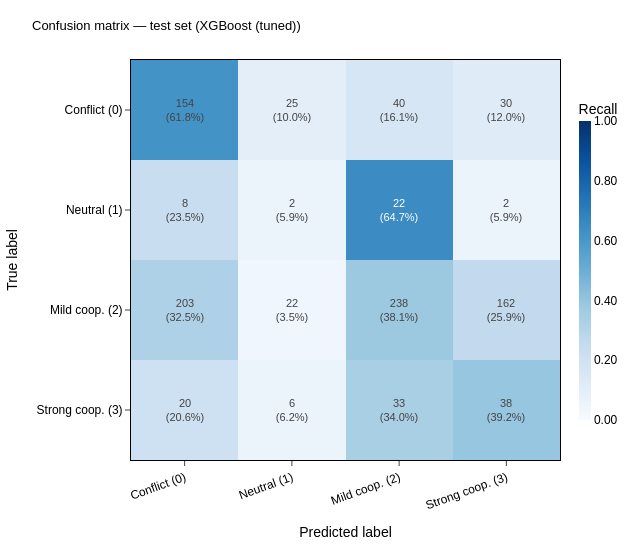

The notebook cell this image was saved under:
### Markdown cell above
## Cell 8 — Best model on held-out test set

### Code cell
# Determine best model by validation QWK
val_qwks = {name: v['val']['qwk'] for name, v in results.items()}
best_model_name = max(val_qwks, key=val_qwks.get)
print(f'Best model by validation QWK: {best_model_name}  (QWK = {val_qwks[best_model_name]:.4f})')

# ── Retrain best model on train + val combined ─────────────────────────────────
X_trainval = np.vstack([X_train, X_val])
y_trainval = np.concatenate([y_train, y_val])

if 'LightGBM' in best_model_name:
    best_model = lgb.LGBMClassifier(**best_lgbm_params)
    best_model.fit(X_trainval, y_trainval)
else:
    best_model = xgb.XGBClassifier(**best_xgb_params)
    sw_tv = compute_sample_weight('balanced', y_trainval)
    best_model.fit(X_trainval, y_trainval, sample_weight=sw_tv)

y_pred_test = best_model.predict(X_test)

# ── Test set metrics ───────────────────────────────────────────────────────────
test_metrics = compute_metrics(y_test, y_pred_test)

print(f'\n{"="*55}')
print(f'  FINAL TEST SET PERFORMANCE  ({best_model_name})')
print(f'{"="*55}')
print(f'  QWK:      {test_metrics["qwk"]:+.4f}')
print(f'  Macro-F1: {test_metrics["macro_f1"]:.4f}')
print(f'  Accuracy: {test_metrics["accuracy"]:.4f}')
print(f'  MAE:      {test_metrics["mae"]:.4f}')
print(f'{"="*55}')
print()

CLASS_NAMES = ['Conflict (0)', 'Neutral (1)', 'Mild coop. (2)', 'Strong coop. (3)']
print(classification_report(y_test, y_pred_test, target_names=CLASS_NAMES, digits=3))

# ── Confusion matrix (publication quality) ────────────────────────────────────
cm = confusion_matrix(y_test, y_pred_test)
cm_norm = cm.astype(float) / cm.sum(axis=1, keepdims=True)  # row-normalised

# Annotation text: count (percentage)
annotations = [
    [f'{cm[i, j]}<br>({100*cm_norm[i, j]:.1f}%)'
     for j in range(4)]
    for i in range(4)
]

fig_cm = go.Figure(go.Heatmap(
    z=cm_norm,
    x=CLASS_NAMES,
    y=CLASS_NAMES,
    text=annotations,
    texttemplate='%{text}',
    textfont=dict(size=11),
    colorscale='Blues',
    zmin=0, zmax=1,
    showscale=True,
    colorbar=dict(title='Recall', tickformat='.2f',
                  thickness=12, len=0.85),
))

fig_cm.update_layout(
    font=dict(family='Arial', size=12, color='black'),
    plot_bgcolor='white',
    paper_bgcolor='white',
    title=dict(
        text=f'Confusion matrix — test set ({best_model_name})',
        font=dict(size=13)
    ),
    xaxis=dict(
        title='Predicted label',
        linecolor='black', linewidth=1, mirror=True,
        tickangle=-20, showgrid=False, ticks='outside'
    ),
    yaxis=dict(
        title='True label',
        linecolor='black', linewidth=1, mirror=True,
        showgrid=False, ticks='outside', autorange='reversed'
    ),
    margin=dict(l=120, r=80, t=60, b=100),
    width=640, height=560,
)

fig_cm.show()
save_fig(fig_cm, 'fig02b_confusion_matrix_test')

### Figure 1 — Plotly figure (JSON) as saved in the notebook; plotly's stock layout.template omitted (floating-point values rounded to 4 significant figures)
{"data": [{"colorbar": {"len": 0.85, "thickness": 12, "tickformat": ".2f", "title": {"text": "Recall"}}, "colorscale": [[0.0, "rgb(247,251,255)"], [0.125, "rgb(222,235,247)"], [0.25, "rgb(198,219,239)"], [0.375, "rgb(158,202,225)"], [0.5, "rgb(107,174,214)"], [0.625, "rgb(66,146,198)"], [0.75, "rgb(33,113,181)"], [0.875, "rgb(8,81,156)"], [1.0, "rgb(8,48,107)"]], "showscale": true, "text": [["154<br>(61.8%)", "25<br>(10.0%)", "40<br>(16.1%)", "30<br>(12.0%)"], ["8<br>(23.5%)", "2<br>(5.9%)", "22<br>(64.7%)", "2<br>(5.9%)"], ["203<br>(32.5%)", "22<br>(3.5%)", "238<br>(38.1%)", "162<br>(25.9%)"], ["20<br>(20.6%)", "6<br>(6.2%)", "33<br>(34.0%)", "38<br>(39.2%)"]], "textfont": {"size": 11}, "texttemplate": "%{text}", "type": "heatmap", "x": ["Conflict (0)", "Neutral (1)", "Mild coop. (2)", "Strong coop. (3)"], "y": ["Conflict (0)", "Neutral (1)", "Mild coop. (2)", "Strong coop. (3)"], "z": [[0.6185, 0.1004, 0.1606, 0.1205], [0.2353, 0.05882, 0.6471, 0.05882], [0.3248, 0.0352, 0.3808, 0.2592], [0.2062, 0.06186, 0.3402, 0.3918]], "zmax": 1, "zmin": 0}], "layout": {"font": {"color": "black", "family": "Arial", "size": 12}, "height": 560, "margin": {"b": 100, "l": 120, "r": 80, "t": 60}, "paper_bgcolor": "white", "plot_bgcolor": "white", "title": {"font": {"size": 13}, "text": "Confusion matrix — test set (XGBoost (tuned))"}, "width": 640, "xaxis": {"linecolor": "black", "linewidth": 1, "mirror": true, "showgrid": false, "tickangle": -20, "ticks": "outside", "title": {"text": "Predicted label"}}, "yaxis": {"autorange": "reversed", "linecolor": "black", "linewidth": 1, "mirror": true, "showgrid": false, "ticks": "outside", "title": {"text": "True label"}}}}
